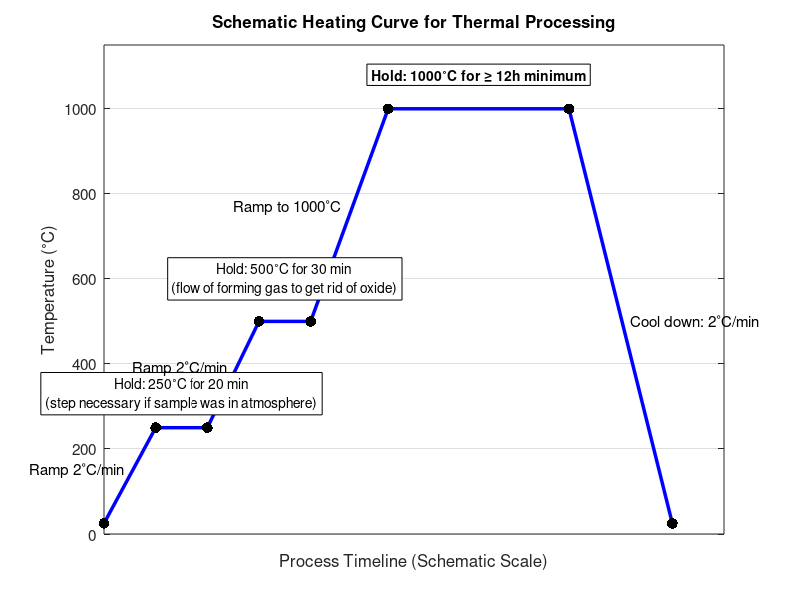

Reproduce this figure in MATLAB.
% Define schematic time points (scaled for visual clarity) 
% Assume starting and ending at room temperature (25 C)
t = [0, 1, 2, 3, 4, 5.5, 9, 11];
T = [25, 250, 250, 500, 500, 1000, 1000, 25];

figure('Color', 'w', 'Position', [100, 100, 900, 600]);

% Plot the main heating curve
plot(t, T, 'b-', 'LineWidth', 2.5);
hold on;

% Add points to highlight the transitions between ramps and holds
scatter(t, T, 60, 'k', 'filled'); 

% Format axes
title('Schematic Heating Curve for Thermal Processing', 'FontSize', 14);
ylabel('Temperature (^\circC)', 'FontSize', 12);
xlabel('Process Timeline (Schematic Scale)', 'FontSize', 12);
set(gca, 'XTick', [], 'FontSize', 11); % Hide x-ticks since the time scale is arbitrary
grid on;
ylim([0, 1150]); % Leave room at the top for the 1000 C annotation

% --- Add Annotations ---

% 1. Initial Ramp
text(0.4, 150, 'Ramp 2^\circC/min', 'HorizontalAlignment', 'right', 'FontSize', 11);

% 2. First Hold (250 C)
text(1.5, 330, {'Hold: 250^\circC for 20 min', '(step necessary if sample was in atmosphere)'}, ...
    'HorizontalAlignment', 'center', 'BackgroundColor', 'w', 'EdgeColor', 'k', 'Margin', 3);

% 3. Second Ramp
text(2.4, 390, 'Ramp 2^\circC/min', 'HorizontalAlignment', 'right', 'FontSize', 11);

% 4. Second Hold (500 C)
text(3.5, 600, {'Hold: 500^\circC for 30 min', '(flow of forming gas to get rid of oxide)'}, ...
    'HorizontalAlignment', 'center', 'BackgroundColor', 'w', 'EdgeColor', 'k', 'Margin', 3);

% 5. Third Ramp
text(4.6, 770, 'Ramp to 1000^\circC', 'HorizontalAlignment', 'right', 'FontSize', 11);

% 6. Final Hold (1000 C)
text(7.25, 1080, {'Hold: 1000^\circC for \geq 12h minimum'}, ...
    'HorizontalAlignment', 'center', 'BackgroundColor', 'w', 'EdgeColor', 'k', 'FontWeight', 'bold', 'Margin', 3);

% 7. Cool Down
text(10.2, 500, 'Cool down: 2^\circC/min', 'HorizontalAlignment', 'left', 'FontSize', 11);

hold off;
